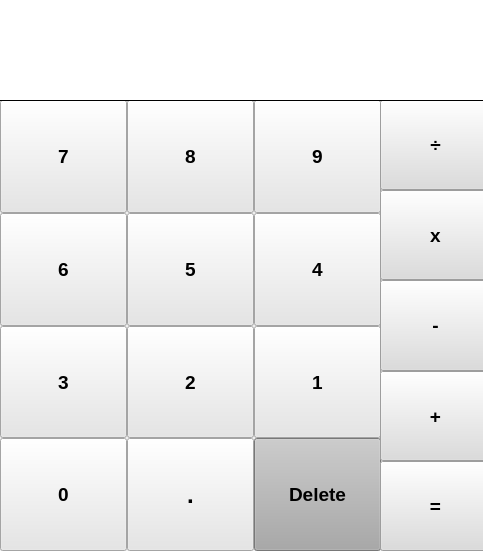
<?xml version="1.0" encoding="UTF-8"?>
<ui version="4.0">
 <class>MainWindow</class>
 <widget class="QMainWindow" name="MainWindow">
  <property name="windowModality">
   <enum>Qt::NonModal</enum>
  </property>
  <property name="geometry">
   <rect>
    <x>0</x>
    <y>0</y>
    <width>483</width>
    <height>551</height>
   </rect>
  </property>
  <property name="sizePolicy">
   <sizepolicy hsizetype="Fixed" vsizetype="Fixed">
    <horstretch>0</horstretch>
    <verstretch>0</verstretch>
   </sizepolicy>
  </property>
  <property name="minimumSize">
   <size>
    <width>483</width>
    <height>551</height>
   </size>
  </property>
  <property name="maximumSize">
   <size>
    <width>483</width>
    <height>551</height>
   </size>
  </property>
  <property name="mouseTracking">
   <bool>false</bool>
  </property>
  <property name="focusPolicy">
   <enum>Qt::NoFocus</enum>
  </property>
  <property name="windowTitle">
   <string>Tu Calculadora</string>
  </property>
  <property name="whatsThis">
   <string>&lt;html&gt;&lt;head/&gt;&lt;body&gt;&lt;p align=&quot;center&quot;&gt;&lt;span style=&quot; font-size:10pt; color:#ff5500;&quot;&gt;Calculadora&lt;/span&gt;&lt;/p&gt;&lt;/body&gt;&lt;/html&gt;</string>
  </property>
  <property name="layoutDirection">
   <enum>Qt::LeftToRight</enum>
  </property>
  <property name="autoFillBackground">
   <bool>false</bool>
  </property>
  <property name="styleSheet">
   <string notr="true"/>
  </property>
  <property name="toolButtonStyle">
   <enum>Qt::ToolButtonIconOnly</enum>
  </property>
  <widget class="QWidget" name="centralwidget">
   <property name="sizePolicy">
    <sizepolicy hsizetype="Expanding" vsizetype="Expanding">
     <horstretch>0</horstretch>
     <verstretch>0</verstretch>
    </sizepolicy>
   </property>
   <property name="maximumSize">
    <size>
     <width>10000</width>
     <height>10000</height>
    </size>
   </property>
   <property name="styleSheet">
    <string notr="true">rgb:(127, 127, 127)</string>
   </property>
   <widget class="QWidget" name="gridLayoutWidget">
    <property name="geometry">
     <rect>
      <x>0</x>
      <y>100</y>
      <width>381</width>
      <height>451</height>
     </rect>
    </property>
    <layout class="QGridLayout" name="gridLayout" rowstretch="0,0,0,0" columnstretch="0,0,0">
     <property name="sizeConstraint">
      <enum>QLayout::SetDefaultConstraint</enum>
     </property>
     <property name="leftMargin">
      <number>0</number>
     </property>
     <property name="topMargin">
      <number>0</number>
     </property>
     <property name="rightMargin">
      <number>0</number>
     </property>
     <property name="bottomMargin">
      <number>0</number>
     </property>
     <property name="spacing">
      <number>0</number>
     </property>
     <item row="2" column="1">
      <widget class="QPushButton" name="pushButton_2">
       <property name="sizePolicy">
        <sizepolicy hsizetype="Expanding" vsizetype="Expanding">
         <horstretch>2</horstretch>
         <verstretch>2</verstretch>
        </sizepolicy>
       </property>
       <property name="font">
        <font>
         <pointsize>14</pointsize>
         <weight>75</weight>
         <bold>true</bold>
        </font>
       </property>
       <property name="styleSheet">
        <string notr="true">background-color: rgb(230, 230, 230);</string>
       </property>
       <property name="text">
        <string>2</string>
       </property>
      </widget>
     </item>
     <item row="2" column="2">
      <widget class="QPushButton" name="pushButton_1">
       <property name="sizePolicy">
        <sizepolicy hsizetype="Expanding" vsizetype="Expanding">
         <horstretch>2</horstretch>
         <verstretch>2</verstretch>
        </sizepolicy>
       </property>
       <property name="sizeIncrement">
        <size>
         <width>5</width>
         <height>5</height>
        </size>
       </property>
       <property name="font">
        <font>
         <pointsize>14</pointsize>
         <weight>75</weight>
         <bold>true</bold>
        </font>
       </property>
       <property name="styleSheet">
        <string notr="true">background-color: rgb(230, 230, 230);</string>
       </property>
       <property name="text">
        <string>1</string>
       </property>
      </widget>
     </item>
     <item row="0" column="2">
      <widget class="QPushButton" name="pushButton_9">
       <property name="sizePolicy">
        <sizepolicy hsizetype="Expanding" vsizetype="Expanding">
         <horstretch>2</horstretch>
         <verstretch>2</verstretch>
        </sizepolicy>
       </property>
       <property name="font">
        <font>
         <pointsize>14</pointsize>
         <weight>75</weight>
         <bold>true</bold>
         <kerning>false</kerning>
        </font>
       </property>
       <property name="styleSheet">
        <string notr="true">background-color: rgb(230, 230, 230);</string>
       </property>
       <property name="text">
        <string>9</string>
       </property>
       <property name="iconSize">
        <size>
         <width>30</width>
         <height>30</height>
        </size>
       </property>
      </widget>
     </item>
     <item row="0" column="0">
      <widget class="QPushButton" name="pushButton_7">
       <property name="sizePolicy">
        <sizepolicy hsizetype="Expanding" vsizetype="Expanding">
         <horstretch>2</horstretch>
         <verstretch>2</verstretch>
        </sizepolicy>
       </property>
       <property name="sizeIncrement">
        <size>
         <width>0</width>
         <height>7</height>
        </size>
       </property>
       <property name="baseSize">
        <size>
         <width>0</width>
         <height>0</height>
        </size>
       </property>
       <property name="font">
        <font>
         <pointsize>14</pointsize>
         <weight>75</weight>
         <bold>true</bold>
        </font>
       </property>
       <property name="styleSheet">
        <string notr="true">background-color: rgb(230, 230, 230);
border-top-color: rgb(77, 77, 77);</string>
       </property>
       <property name="text">
        <string>7</string>
       </property>
      </widget>
     </item>
     <item row="3" column="0">
      <widget class="QPushButton" name="pushButton_0">
       <property name="sizePolicy">
        <sizepolicy hsizetype="Expanding" vsizetype="Expanding">
         <horstretch>2</horstretch>
         <verstretch>2</verstretch>
        </sizepolicy>
       </property>
       <property name="font">
        <font>
         <pointsize>14</pointsize>
         <weight>75</weight>
         <bold>true</bold>
        </font>
       </property>
       <property name="styleSheet">
        <string notr="true">background-color: rgb(230, 230, 230);</string>
       </property>
       <property name="text">
        <string>0</string>
       </property>
      </widget>
     </item>
     <item row="0" column="1">
      <widget class="QPushButton" name="pushButton_8">
       <property name="sizePolicy">
        <sizepolicy hsizetype="Expanding" vsizetype="Expanding">
         <horstretch>2</horstretch>
         <verstretch>2</verstretch>
        </sizepolicy>
       </property>
       <property name="font">
        <font>
         <pointsize>14</pointsize>
         <weight>75</weight>
         <bold>true</bold>
        </font>
       </property>
       <property name="styleSheet">
        <string notr="true">background-color: rgb(230, 230, 230);</string>
       </property>
       <property name="text">
        <string>8</string>
       </property>
      </widget>
     </item>
     <item row="1" column="0">
      <widget class="QPushButton" name="pushButton_6">
       <property name="sizePolicy">
        <sizepolicy hsizetype="Expanding" vsizetype="Expanding">
         <horstretch>2</horstretch>
         <verstretch>2</verstretch>
        </sizepolicy>
       </property>
       <property name="font">
        <font>
         <pointsize>14</pointsize>
         <weight>75</weight>
         <bold>true</bold>
        </font>
       </property>
       <property name="styleSheet">
        <string notr="true">background-color: rgb(230, 230, 230);</string>
       </property>
       <property name="text">
        <string>6</string>
       </property>
      </widget>
     </item>
     <item row="1" column="2">
      <widget class="QPushButton" name="pushButton_4">
       <property name="sizePolicy">
        <sizepolicy hsizetype="Expanding" vsizetype="Expanding">
         <horstretch>0</horstretch>
         <verstretch>0</verstretch>
        </sizepolicy>
       </property>
       <property name="font">
        <font>
         <pointsize>14</pointsize>
         <weight>75</weight>
         <bold>true</bold>
        </font>
       </property>
       <property name="styleSheet">
        <string notr="true">background-color: rgb(230, 230, 230);</string>
       </property>
       <property name="text">
        <string>4</string>
       </property>
      </widget>
     </item>
     <item row="3" column="2">
      <widget class="QPushButton" name="pushButton_delete">
       <property name="sizePolicy">
        <sizepolicy hsizetype="Expanding" vsizetype="Expanding">
         <horstretch>0</horstretch>
         <verstretch>0</verstretch>
        </sizepolicy>
       </property>
       <property name="font">
        <font>
         <pointsize>14</pointsize>
         <weight>75</weight>
         <bold>true</bold>
        </font>
       </property>
       <property name="styleSheet">
        <string notr="true">background-color: rgb(168, 168, 168);</string>
       </property>
       <property name="text">
        <string>Delete</string>
       </property>
      </widget>
     </item>
     <item row="1" column="1">
      <widget class="QPushButton" name="pushButton_5">
       <property name="sizePolicy">
        <sizepolicy hsizetype="Expanding" vsizetype="Expanding">
         <horstretch>2</horstretch>
         <verstretch>2</verstretch>
        </sizepolicy>
       </property>
       <property name="font">
        <font>
         <pointsize>14</pointsize>
         <weight>75</weight>
         <bold>true</bold>
        </font>
       </property>
       <property name="styleSheet">
        <string notr="true">background-color: rgb(230, 230, 230);</string>
       </property>
       <property name="text">
        <string>5</string>
       </property>
      </widget>
     </item>
     <item row="2" column="0">
      <widget class="QPushButton" name="pushButton_3">
       <property name="sizePolicy">
        <sizepolicy hsizetype="Expanding" vsizetype="Expanding">
         <horstretch>2</horstretch>
         <verstretch>2</verstretch>
        </sizepolicy>
       </property>
       <property name="font">
        <font>
         <pointsize>14</pointsize>
         <weight>75</weight>
         <bold>true</bold>
        </font>
       </property>
       <property name="styleSheet">
        <string notr="true">background-color: rgb(230, 230, 230);</string>
       </property>
       <property name="text">
        <string>3</string>
       </property>
      </widget>
     </item>
     <item row="3" column="1">
      <widget class="QPushButton" name="pushButton_dec">
       <property name="sizePolicy">
        <sizepolicy hsizetype="Expanding" vsizetype="Expanding">
         <horstretch>0</horstretch>
         <verstretch>0</verstretch>
        </sizepolicy>
       </property>
       <property name="font">
        <font>
         <pointsize>18</pointsize>
         <weight>75</weight>
         <bold>true</bold>
        </font>
       </property>
       <property name="mouseTracking">
        <bool>false</bool>
       </property>
       <property name="styleSheet">
        <string notr="true">background-color: rgb(230, 230, 230);</string>
       </property>
       <property name="text">
        <string>.</string>
       </property>
      </widget>
     </item>
    </layout>
   </widget>
   <widget class="QWidget" name="verticalLayoutWidget">
    <property name="geometry">
     <rect>
      <x>380</x>
      <y>100</y>
      <width>111</width>
      <height>451</height>
     </rect>
    </property>
    <layout class="QVBoxLayout" name="verticalLayout" stretch="0,0,0,0,0">
     <property name="spacing">
      <number>0</number>
     </property>
     <property name="sizeConstraint">
      <enum>QLayout::SetDefaultConstraint</enum>
     </property>
     <property name="bottomMargin">
      <number>0</number>
     </property>
     <item>
      <widget class="QPushButton" name="pushButton_div">
       <property name="sizePolicy">
        <sizepolicy hsizetype="Expanding" vsizetype="Expanding">
         <horstretch>0</horstretch>
         <verstretch>0</verstretch>
        </sizepolicy>
       </property>
       <property name="font">
        <font>
         <pointsize>14</pointsize>
         <weight>75</weight>
         <bold>true</bold>
        </font>
       </property>
       <property name="styleSheet">
        <string notr="true">background-color: rgb(220, 220, 220);</string>
       </property>
       <property name="text">
        <string>÷</string>
       </property>
      </widget>
     </item>
     <item>
      <widget class="QPushButton" name="pushButton_mult">
       <property name="sizePolicy">
        <sizepolicy hsizetype="Expanding" vsizetype="Expanding">
         <horstretch>0</horstretch>
         <verstretch>0</verstretch>
        </sizepolicy>
       </property>
       <property name="baseSize">
        <size>
         <width>0</width>
         <height>0</height>
        </size>
       </property>
       <property name="font">
        <font>
         <pointsize>14</pointsize>
         <weight>75</weight>
         <bold>true</bold>
        </font>
       </property>
       <property name="styleSheet">
        <string notr="true">background-color: rgb(220, 220, 220);</string>
       </property>
       <property name="text">
        <string>x</string>
       </property>
      </widget>
     </item>
     <item>
      <widget class="QPushButton" name="pushButton_take">
       <property name="sizePolicy">
        <sizepolicy hsizetype="Expanding" vsizetype="Expanding">
         <horstretch>0</horstretch>
         <verstretch>0</verstretch>
        </sizepolicy>
       </property>
       <property name="font">
        <font>
         <pointsize>14</pointsize>
         <weight>75</weight>
         <bold>true</bold>
        </font>
       </property>
       <property name="styleSheet">
        <string notr="true">background-color: rgb(220, 220, 220);</string>
       </property>
       <property name="text">
        <string>-</string>
       </property>
      </widget>
     </item>
     <item>
      <widget class="QPushButton" name="pushButton_add">
       <property name="sizePolicy">
        <sizepolicy hsizetype="Expanding" vsizetype="Expanding">
         <horstretch>0</horstretch>
         <verstretch>0</verstretch>
        </sizepolicy>
       </property>
       <property name="font">
        <font>
         <pointsize>14</pointsize>
         <weight>75</weight>
         <bold>true</bold>
        </font>
       </property>
       <property name="styleSheet">
        <string notr="true">background-color: rgb(220, 220, 220);</string>
       </property>
       <property name="text">
        <string>+</string>
       </property>
      </widget>
     </item>
     <item>
      <widget class="QPushButton" name="pushButton_equal">
       <property name="sizePolicy">
        <sizepolicy hsizetype="Expanding" vsizetype="Expanding">
         <horstretch>0</horstretch>
         <verstretch>0</verstretch>
        </sizepolicy>
       </property>
       <property name="font">
        <font>
         <pointsize>14</pointsize>
         <weight>75</weight>
         <bold>true</bold>
        </font>
       </property>
       <property name="styleSheet">
        <string notr="true">background-color: rgb(220, 220, 220);</string>
       </property>
       <property name="text">
        <string>=</string>
       </property>
      </widget>
     </item>
    </layout>
   </widget>
   <widget class="QLabel" name="result">
    <property name="geometry">
     <rect>
      <x>-6</x>
      <y>-10</y>
      <width>491</width>
      <height>111</height>
     </rect>
    </property>
    <property name="sizePolicy">
     <sizepolicy hsizetype="Maximum" vsizetype="Expanding">
      <horstretch>0</horstretch>
      <verstretch>0</verstretch>
     </sizepolicy>
    </property>
    <property name="font">
     <font>
      <pointsize>16</pointsize>
      <weight>75</weight>
      <bold>true</bold>
     </font>
    </property>
    <property name="layoutDirection">
     <enum>Qt::LeftToRight</enum>
    </property>
    <property name="styleSheet">
     <string notr="true">border: 1px solid black;
background-color: rgb(255, 255, 255);
</string>
    </property>
    <property name="text">
     <string/>
    </property>
    <property name="alignment">
     <set>Qt::AlignRight|Qt::AlignTrailing|Qt::AlignVCenter</set>
    </property>
   </widget>
  </widget>
 </widget>
 <resources/>
 <connections/>
</ui>
